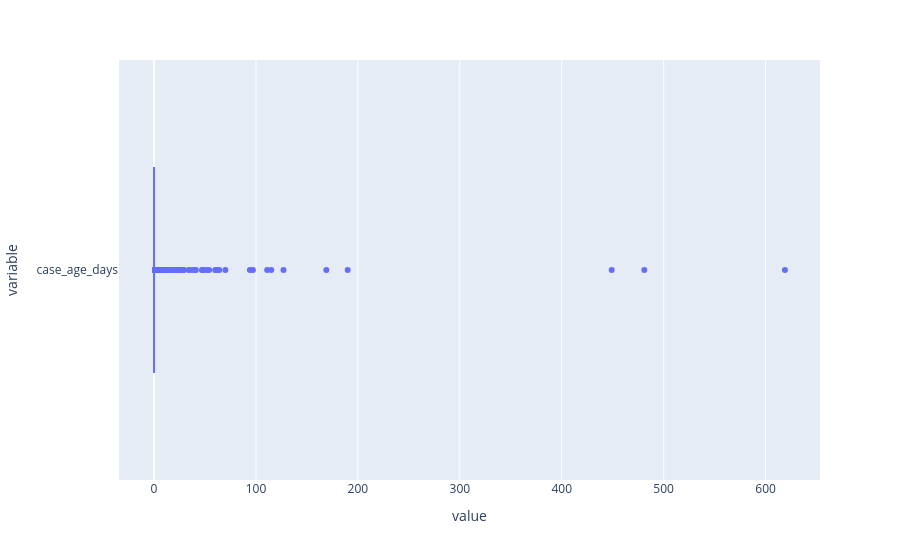

The notebook cell this image was saved under:
### Code cell
px.box(datasd.loc[(datasd['service_name'] == 'Other') & (datasd['referred'].notna()) & (datasd['referred'].isin(other_referrals[:N].index)), 'case_age_days'], orientation='h')

### Figure 1 — Plotly figure (JSON) as saved in the notebook; plotly's stock layout.template omitted (floating-point values rounded to 4 significant figures; data arrays with more than 128 entries replaced by an {"elided": "..."} marker saying what was removed)
{"data": [{"alignmentgroup": "True", "hovertemplate": "value=%{x}<br>variable=%{y}<extra></extra>", "legendgroup": "", "marker": {"color": "#636efa"}, "name": "", "notched": false, "offsetgroup": "", "orientation": "h", "showlegend": false, "type": "box", "x": {"elided": "25339 int values"}, "x0": " ", "xaxis": "x", "y": {"elided": "25339 str values"}, "y0": " ", "yaxis": "y"}], "layout": {"boxmode": "group", "legend": {"tracegroupgap": 0}, "margin": {"t": 60}, "xaxis": {"anchor": "y", "domain": [0, 1], "title": {"text": "value"}}, "yaxis": {"anchor": "x", "domain": [0, 1], "title": {"text": "variable"}}}}
